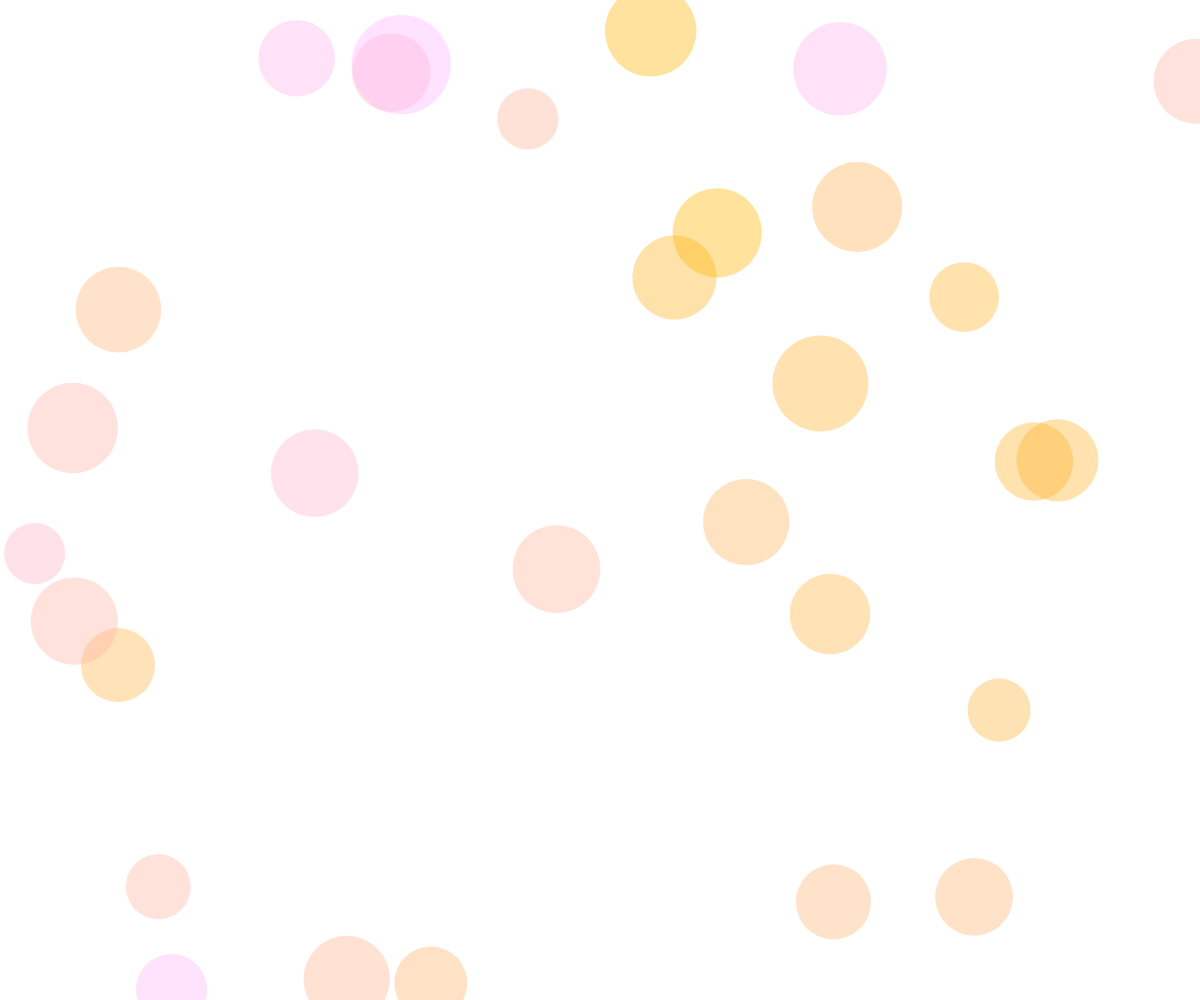
Frame 1 (no input)
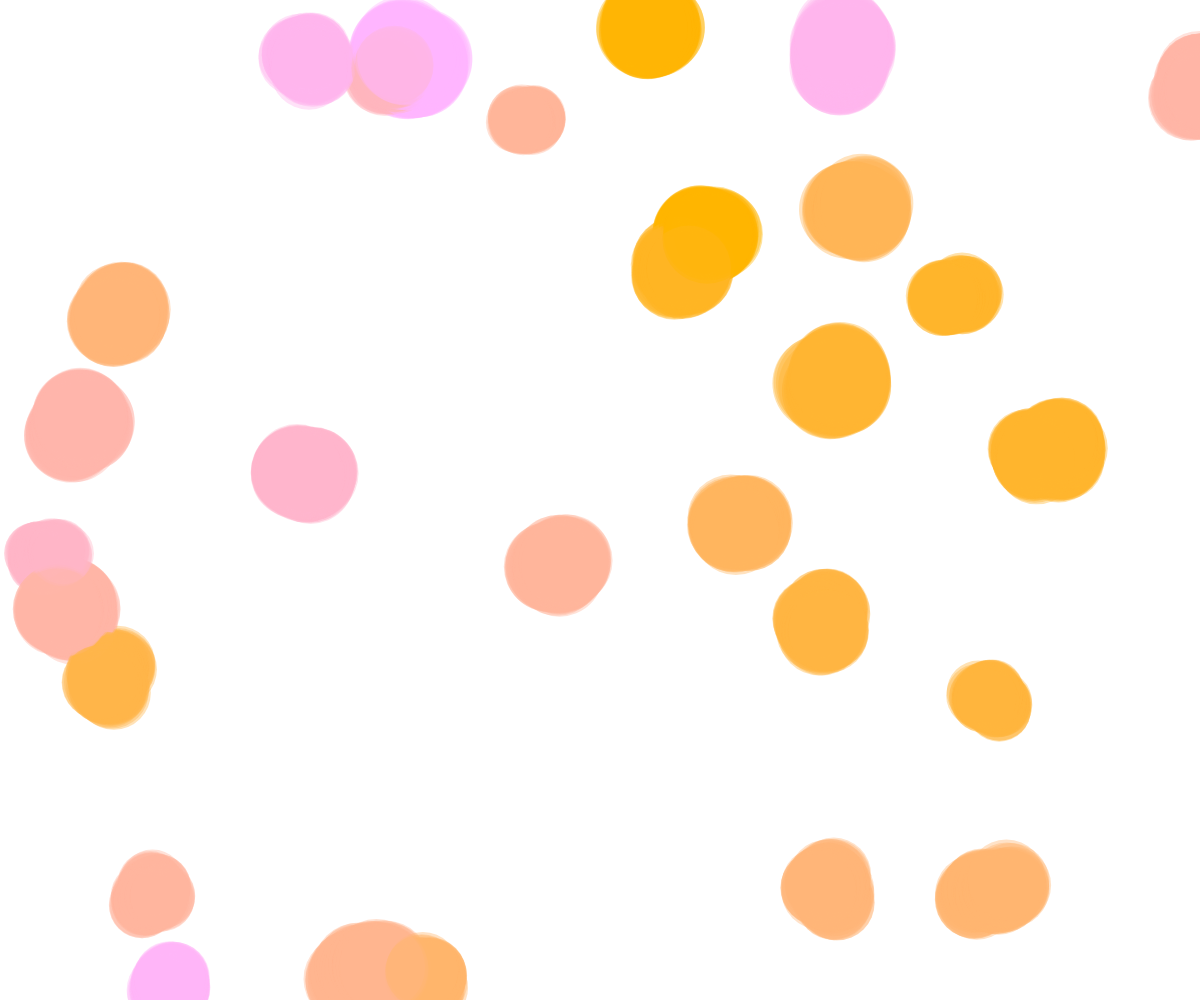
Frame 60 (no input)
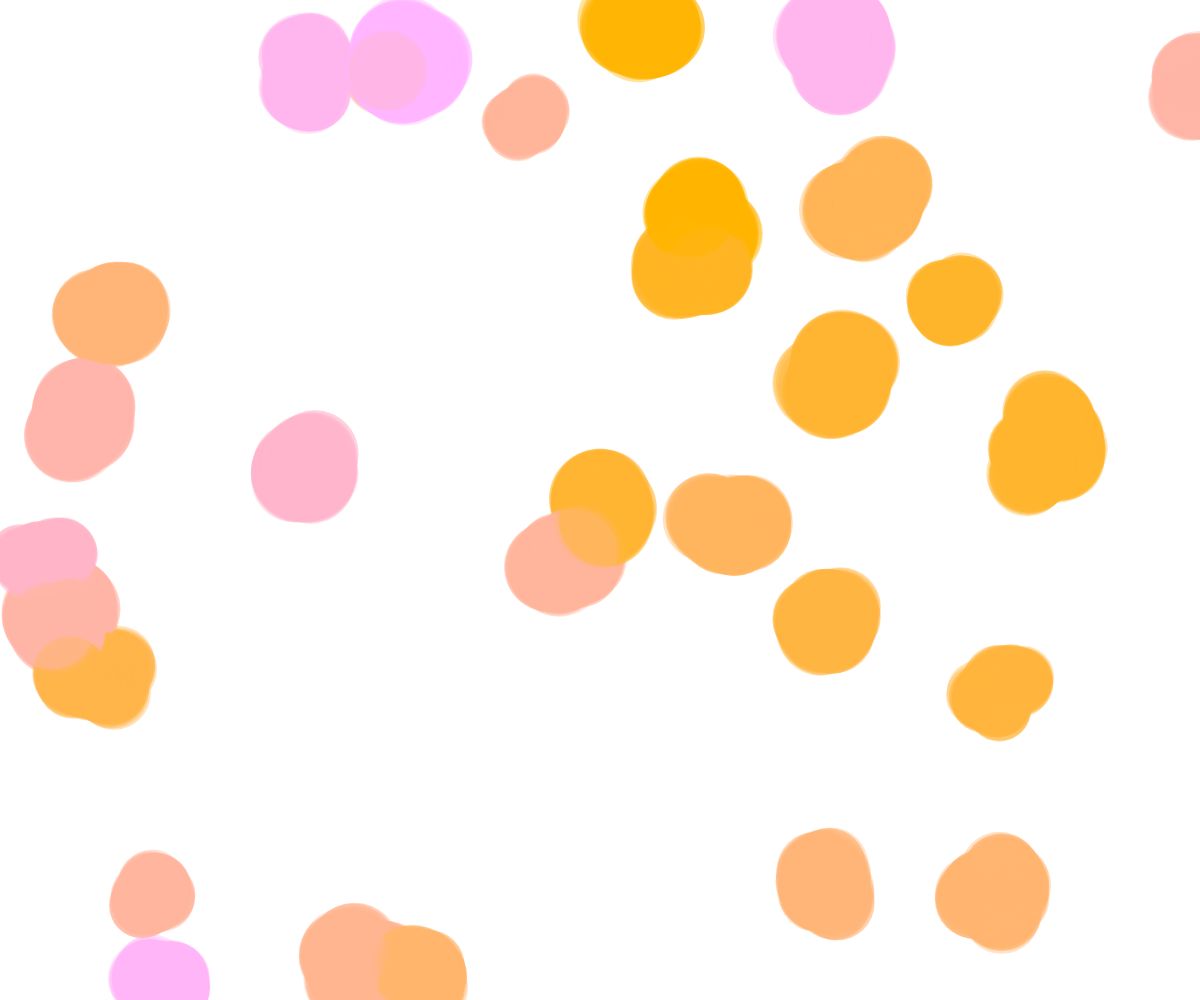
Frame 120 (the mouse pressed at the canvas centre since frame 60)

The p5.js sketch that drew these frames (run headless with seeded random() and noise() and a simulated clock; from frame 60 on, the mouse is pressed at the canvas centre):

// p5.js sketch
// ── sketch.js
let bubbles = [];
function windowResized() { 
    resizeCanvas(windowWidth, windowHeight); 
} 
function setup() {
  createCanvas(windowWidth, windowHeight);
  for (let i = 0; i < 30; i++) {
    let x = random(width);
    let y = random(height);
    let r = random(30, 50);
    bubbles[i] = new Bubble(x, y, r,random(0,255));
  }
}
function mousePressed() {
    let x = mouseX
    let y = mouseY
    let r = random(30, 50);
    append(bubbles, new Bubble(x, y, r));
}
function draw() {


  for (let b of bubbles) {
    b.show();
    b.move();
  }
}

class Bubble {
  constructor(x, y, r = 50,yellowness ) {
    this.x = x;
    this.y = y;
    this.r = r;
    this.yellowness = yellowness;
  }
  
  

  move() {
    this.x = this.x + random(random(-5,0), random(0, 5));
    this.y = this.y + random(random(-5,0), random(0,5));
  }

  show() {
    noStroke()
        fill(255,180,this.yellowness, 100)
    ellipse(this.x, this.y, this.r * 2);
    

   
  }
}
// ── style.css
*{
	margin: 0;
	padding: 0;
	  box-sizing: border-box;
}
canvas {
  display: block;
  position: absolute;
  top:0px;

  	margin: 0;
	padding: 0;
	z-index: -1;
}
body {
    width: 100%;
    height: 100%;
	overflow-x: hidden
}

html {
    width: 100%;
    height: 100%;
	scroll-behavior: smooth;
}
#centerabout{
    position: absolute;
    left: 50%;
	top: 110%;
    transform: translate(-50%, 50%);
	font-size: 400%;
	white-space: nowrap !important;
	
}
#aboutme{
	position: absolute;
    left: 50%;
	top: 115%;
    transform: translate(-50%, 50%);
	font-size: 200%;
		white-space: nowrap !important;
}
#centermain{
    position: absolute;
    left: 50%;
	top: 50%;
    transform: translate(-50%, -50%);
	font-size: 450%;
	
	white-space: nowrap !important;
}
#nav {
  list-style-type: none;
  margin: 0;
  padding: 0;
  overflow: hidden;
  background-color: #333;
   position: fixed;
  top: 0;
  width: 100%;
  	z-index: 5;
}

#nav li {
float: left;
}

#nav li a {
  display: block;
  color: white;

  padding: 14px 16px;
  text-decoration: none;
  font-size: 20px;
}

#nav li a:hover {
  background-color: #111;
}

.elements{
	color:#111;
}

section{
	width: 100%;
	height: 100%;

}

div.gallery {
  border: 1px solid #ccc;
}

div.gallery:hover {
  border: 1px solid #777;
}

div.gallery img {
  width: 100%;
  height: auto;
}



.responsive {
  padding: 5px 6px;
  float: left;
  width: 24.99999%;
}

@media only screen and (max-width: 700px) {
  .responsive {
    width: 49.99999%;
    margin: 6px 0;
  }
  #aboutme{
	position: absolute;
    left: 50%;
	top: 120%;
    transform: translate(-50%, 50%);
	font-size: 150%;
		white-space: nowrap !important;
}
}

@media only screen and (max-width: 500px) {
  .responsive {
    width: 100%;
  }
  
  #centermain{
	  font-size: 350%;
  }
  
  #centerabout{
	  font-size: 250%;
  }
  #aboutme{
	position: absolute;
    left: 50%;
	top: 120%;
    transform: translate(-50%, 50%);
	font-size: 120%;

}
}

@media only screen and (max-width: 425px) {
   #aboutme{
	position: absolute;
    left: 50%;
	top: 120%;
    transform: translate(-50%, 50%);
	font-size: 90%;
		white-space: nowrap !important;
}
  #centermain{
	  font-size: 250%;
  }
  
  #centerabout{
	  font-size: 250%;
  }
}


.clearfix:after {
  content: "";
  display: table;
  clear: both;
}
